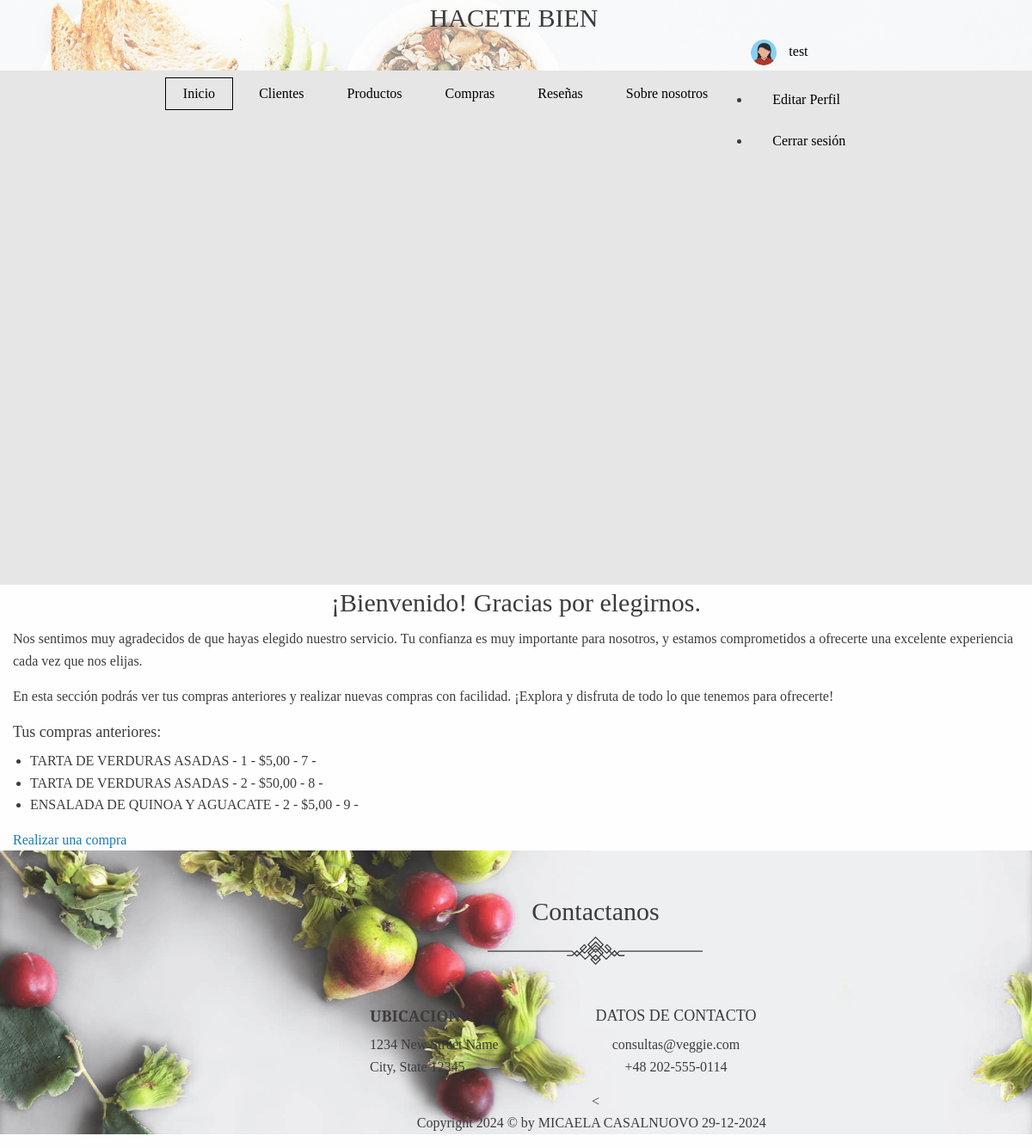
The page /App/bienvenido/ (signed in) on the database as committed earlier.
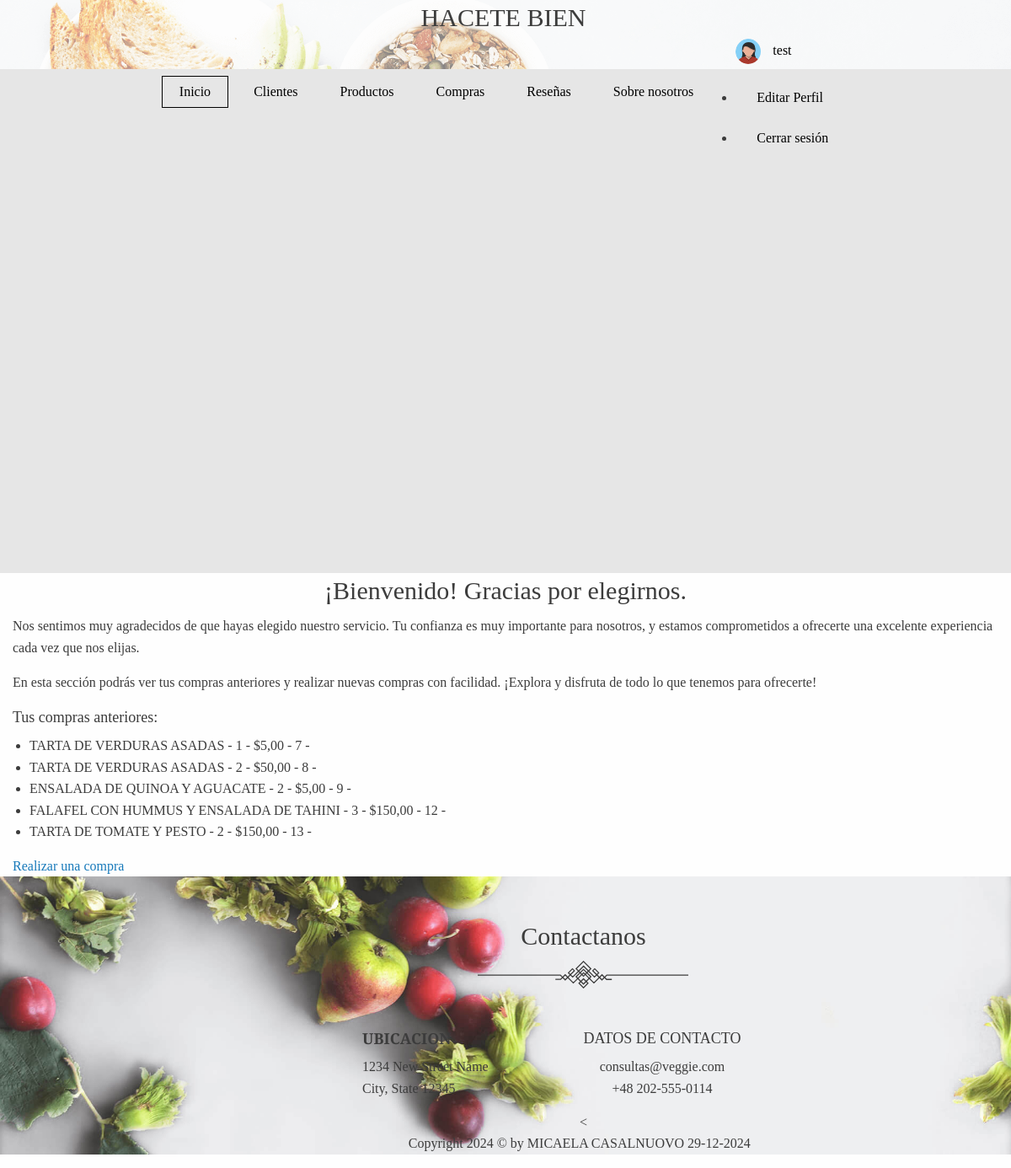
The same page on the database as committed later.
### Users/models.py (models this page shows, shortened)
class Avatar(models.Model):
    user = models.OneToOneField(User, on_delete=models.CASCADE, null=True, blank=True)
    imagen = models.ImageField(upload_to='avatars/', null=True, blank=True)

### App/models.py (models this page shows, shortened)
class ModeloCompra(models.Model):
    producto = models.ForeignKey('ModeloProducto', on_delete=models.CASCADE)
    cantidad = models.PositiveIntegerField()
    precio = models.DecimalField(max_digits=10, decimal_places=2)
    nro_compra = models.CharField(max_length=20, unique=True)
    usuario = models.ForeignKey(User, on_delete=models.CASCADE, null=True)  # Cambiado a null=True temporalmente

class ModeloProducto(models.Model):
    sku = models.CharField(max_length=50, unique=True)
    descripcion = models.TextField()
    stock = models.PositiveIntegerField()
    precio = models.DecimalField(max_digits=10, decimal_places=2)

### App/views.py (the view)
# urls.py: path('bienvenido/', views.bienvenido, name='bienvenido'),
@login_required
def bienvenido(request):
    compras = ModeloCompra.objects.filter(usuario=request.user)
    return render(request, 'App/bienvenido.html', {'compras': compras})

### App/templates/App/bienvenido.html (shortened to what this page needs)
{% extends "App/base.html" %}
{% load static %}
{% block main %}
<html lang="es">
<head>
</head>
<body>
  <section id="bienvenida" class="bienvenida-section">
    <div class="container">
      <h2 class="header-txt">¡Bienvenido! Gracias por elegirnos.</h2>
      <p class="bienvenida-text">Nos sentimos muy agradecidos de que hayas elegido nuestro servicio. Tu confianza es muy importante para nosotros, y estamos comprometidos a ofrecerte una excelente experiencia cada vez que nos elijas.</p>
      <p class="bienvenida-text">En esta sección podrás ver tus compras anteriores y realizar nuevas compras con facilidad. ¡Explora y disfruta de todo lo que tenemos para ofrecerte!</p>
      {% if compras %}
        <h3>Tus compras anteriores:</h3>
        <ul>
          {% for compra in compras %}
            <li>{{ compra.producto.descripcion }} - {{ compra.cantidad }} - ${{ compra.precio }} - {{ compra.nro_compra }} - {{ compra.fecha_compra }}</li>
          {% endfor %}
        </ul>
      {% else %}
        <p>No has realizado compras aún.</p>
      {% endif %}
      <a href="{% url 'formulario_compra' %}" class="btn btn-primary">Realizar una compra</a>
    </div>
  </section>
</body>
</html>
{% endblock main %}

### App/templates/App/base.html (shortened to what this page needs)
<!doctype html>
{% load static %}
<html class="no-js" lang="en">
<head>
    <link rel="stylesheet" href="{% static 'App/css/app.css' %}">
    <link rel="stylesheet" type="text/css" href="https://cdnjs.cloudflare.com/ajax/libs/slick-carousel/1.7.1/slick.css" />
    <link rel="stylesheet" type="text/css" href="https://cdnjs.cloudflare.com/ajax/libs/slick-carousel/1.7.1/slick-theme.css" />
</head>
<body>
    <header class="site-header">
        <div class="container">
            <div class="header-content">
                <div class="top-menu  scroll-reveal">
                    <div class="menu">
                        <nav id="main-nav" data-animate="menu-in menu-out">
                            <ul class="main-navigation">
                                <ul class="main-navigation">
                                    <li><a class="m-active" href="{% url 'inicio' %}" data-text="Inicio">Inicio</a></li>
                                    <li><a class="m-anim" href="{% url 'clientes' %}" data-text="Clientes">Clientes</a></li>
                                    <li><a class="m-anim" href="{% url 'productos' %}" data-text="Productos">Productos</a></li>
                                    <li><a class="m-anim" href="{% url 'compra' %}" data-text="Compras">Compras</a></li>
                                    <li><a class="m-anim" href="{% url 'resenas' %}" data-text="Reseñas">Reseñas</a></li>
                                    <li><a class="m-anim" href="{% url 'about' %}" data-text="Sobre nosotros">Sobre nosotros</a></li>
                                    {% if user.is_authenticated %}
                                    <li class="nav-item dropdown">
                                        <a class="nav-link dropdown-toggle" href="#" id="navbarDropdown" role="button" data-bs-toggle="dropdown" aria-expanded="false">
                                            {% if user.avatar %}
                                                <img src="{{ user.avatar.imagen.url }}" alt="Avatar"
                                                     style="width: 30px; height: 30px; border-radius: 50%; object-fit: cover; margin-right: 10px;" />
                                            {% else %}
                                                <img src="{% static 'default-avatar.png' %}" alt="Avatar"
                                                     style="width: 30px; height: 30px; border-radius: 50%; object-fit: cover; margin-right: 10px;" />
                                            {% endif %}
                                            {{ user.username }}
                                        </a>
                                        <ul class="dropdown-menu" aria-labelledby="navbarDropdown">
                                            <li><a class="dropdown-item" href="{% url 'cambiar_email_y_contrasena' %}" data-text="Editar Perfil">Editar Perfil</a></li>
                                            <li><a class="dropdown-item" href="{% url 'Logout' %}" data-text="Cerrar sesión">Cerrar sesión</a></li>
                                        </ul>
                                    </li>
                                {% else %}
                                    <li><a class="m-anim" href="{% url 'Login' %}" data-text="Login">Iniciar sesión</a></li>
                                {% endif %}
                                </ul>
                        </nav>
                    </div>
                </div>
            </div>
        </div>
        <div class="slider">
            <div class="a-slide slide1">
                <div class="container">
                    <div class="bottom-section scroll-reveal" data-origin="right" data-distance="20%">
                        <h1 class="header-txt">HACETE BIEN</h1>
                    </div>
                </div>
            </div>
        </div>
    </header>
</body>
    {% block main  %}
    {% endblock main  %}
    <footer id="contact-us">
        <div class="container">
            <div class="footer-content">
                <h1 class="header-txt scroll-reveal">Contactanos</h1>
                <div class="divider scroll-reveal">
                </div>
                <div class="contact-info scroll-reveal">
                    <div class="info-address">
                        <h3>Ubicacion</h3>
                        <p>1234 New Street Name<br>City, State 12345</p>
                    </div>
                    <div class="Datos de contacto">
                        <h3>Datos de contacto</h3>
                        <p>consultas@veggie.com<br>+48 202-555-0114</p>
                    </div>
                </div>
                <
            </div>
            <p class="copy-info">Copyright 2024 © by MICAELA CASALNUOVO 29-12-2024</p>
        </div>
    </footer>
</body>
</html>

Rows that differ between the two databases and show on the page:
added ModeloCompra: producto.descripcion "FALAFEL CON HUMMUS Y ENSALADA DE TAHINI", cantidad "3", precio "150,00", nro_compra "12"
added ModeloCompra: producto.descripcion "TARTA DE TOMATE Y PESTO", cantidad "2", precio "150,00", nro_compra "13"
